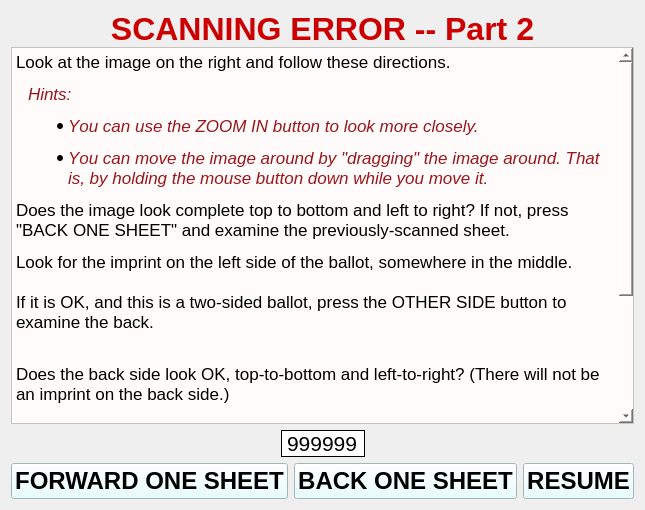
<?xml version="1.0" encoding="UTF-8"?>
<ui version="4.0">
 <class>Form</class>
 <widget class="QWidget" name="Form">
  <property name="geometry">
   <rect>
    <x>0</x>
    <y>0</y>
    <width>624</width>
    <height>510</height>
   </rect>
  </property>
  <property name="windowTitle">
   <string>Form</string>
  </property>
  <property name="styleSheet">
   <string notr="true"/>
  </property>
  <layout class="QVBoxLayout" name="verticalLayout">
   <item>
    <widget class="QLabel" name="label">
     <property name="minimumSize">
      <size>
       <width>0</width>
       <height>10</height>
      </size>
     </property>
     <property name="maximumSize">
      <size>
       <width>16777215</width>
       <height>30</height>
      </size>
     </property>
     <property name="text">
      <string>&lt;html&gt;&lt;head/&gt;&lt;body&gt;&lt;p&gt;&lt;span style=&quot; font-size:24pt; font-weight:600; color:#cc0000;&quot;&gt;SCANNING ERROR -- Part 2&lt;/span&gt;&lt;/p&gt;&lt;/body&gt;&lt;/html&gt;</string>
     </property>
     <property name="textFormat">
      <enum>Qt::RichText</enum>
     </property>
     <property name="alignment">
      <set>Qt::AlignCenter</set>
     </property>
    </widget>
   </item>
   <item>
    <widget class="QTextBrowser" name="textBrowser">
     <property name="styleSheet">
      <string notr="true">background-color: rgb(255, 251, 251);</string>
     </property>
     <property name="sizeAdjustPolicy">
      <enum>QAbstractScrollArea::AdjustToContentsOnFirstShow</enum>
     </property>
     <property name="html">
      <string>&lt;!DOCTYPE HTML PUBLIC &quot;-//W3C//DTD HTML 4.0//EN&quot; &quot;http://www.w3.org/TR/REC-html40/strict.dtd&quot;&gt;
&lt;html&gt;&lt;head&gt;&lt;meta name=&quot;qrichtext&quot; content=&quot;1&quot; /&gt;&lt;style type=&quot;text/css&quot;&gt;
p, li { white-space: pre-wrap; }
&lt;/style&gt;&lt;/head&gt;&lt;body style=&quot; font-family:'.SF NS Text'; font-size:13pt; font-weight:400; font-style:normal;&quot;&gt;
&lt;p style=&quot; margin-top:0px; margin-bottom:0px; margin-left:0px; margin-right:0px; -qt-block-indent:0; text-indent:0px;&quot;&gt;&lt;a name=&quot;regular&quot;&gt;&lt;/a&gt;&lt;span style=&quot; font-weight:496;&quot;&gt;L&lt;/span&gt;&lt;span style=&quot; font-weight:496;&quot;&gt;ook at the image on the right and follow these directions.    &lt;/span&gt;&lt;/p&gt;
&lt;p style=&quot; margin-top:12px; margin-bottom:12px; margin-left:12px; margin-right:0px; -qt-block-indent:0; text-indent:0px;&quot;&gt;&lt;a name=&quot;hint&quot;&gt;&lt;/a&gt;&lt;span style=&quot; font-weight:496; font-style:italic; color:#98171c;&quot;&gt;H&lt;/span&gt;&lt;span style=&quot; font-weight:496; font-style:italic; color:#98171c;&quot;&gt;ints:&lt;/span&gt;&lt;span style=&quot; font-weight:496;&quot;&gt;    &lt;/span&gt;&lt;/p&gt;
&lt;ul style=&quot;margin-top: 0px; margin-bottom: 0px; margin-left: 0px; margin-right: 0px; -qt-list-indent: 1;&quot;&gt;&lt;li style=&quot; font-weight:496; font-style:italic; color:#98171c;&quot; style=&quot; margin-top:12px; margin-bottom:12px; margin-left:12px; margin-right:0px; -qt-block-indent:0; text-indent:0px;&quot;&gt;&lt;a name=&quot;hint&quot;&gt;&lt;/a&gt;You can use the ZOOM IN button to look more closely.&lt;span style=&quot; font-style:normal;&quot;&gt;        &lt;/span&gt;&lt;/li&gt;
&lt;li style=&quot; font-weight:496; font-style:italic; color:#98171c;&quot; style=&quot; margin-top:12px; margin-bottom:12px; margin-left:12px; margin-right:0px; -qt-block-indent:0; text-indent:0px;&quot;&gt;&lt;a name=&quot;hint&quot;&gt;&lt;/a&gt;You can move the image around by &amp;quot;dragging&amp;quot; the image around. That is, by holding the mouse button down while you move it. &lt;span style=&quot; font-style:normal;&quot;&gt;          &lt;/span&gt;&lt;/li&gt;&lt;/ul&gt;
&lt;p style=&quot; margin-top:12px; margin-bottom:12px; margin-left:0px; margin-right:0px; -qt-block-indent:0; text-indent:0px;&quot;&gt;&lt;a name=&quot;regular&quot;&gt;&lt;/a&gt;&lt;span style=&quot; font-weight:496;&quot;&gt;D&lt;/span&gt;&lt;span style=&quot; font-weight:496;&quot;&gt;oes the image look complete top to bottom and left to right? If not, press &amp;quot;BACK ONE SHEET&amp;quot; and examine the previously-scanned sheet.&lt;/span&gt;&lt;/p&gt;
&lt;p style=&quot; margin-top:12px; margin-bottom:12px; margin-left:0px; margin-right:0px; -qt-block-indent:0; text-indent:0px;&quot;&gt;&lt;a name=&quot;regular&quot;&gt;&lt;/a&gt;&lt;span style=&quot; font-weight:496;&quot;&gt;L&lt;/span&gt;&lt;span style=&quot; font-weight:496;&quot;&gt;ook for the imprint on the left side of the ballot, somewhere in the middle. &lt;br /&gt;&lt;br /&gt;If it is OK, and this is a two-sided ballot, press the OTHER SIDE button to examine the back.&lt;br /&gt;&lt;/span&gt;&lt;/p&gt;
&lt;p style=&quot; margin-top:12px; margin-bottom:12px; margin-left:0px; margin-right:0px; -qt-block-indent:0; text-indent:0px;&quot;&gt;&lt;span style=&quot; font-weight:496;&quot;&gt;Does the back side look OK, top-to-bottom and left-to-right? (There will not be an imprint on the back side.)&lt;/span&gt;&lt;/p&gt;
&lt;p style=&quot; margin-top:12px; margin-bottom:12px; margin-left:0px; margin-right:0px; -qt-block-indent:0; text-indent:0px;&quot;&gt;&lt;span style=&quot; font-weight:496;&quot;&gt;&lt;br /&gt;If it looks OK, press the RESUME button to continue scanning. If not, press &amp;quot;BACK ONE SHEET&amp;quot; and examine the previously-scanned sheet.&lt;/span&gt;&lt;/p&gt;
&lt;p style=&quot;-qt-paragraph-type:empty; margin-top:12px; margin-bottom:12px; margin-left:0px; margin-right:0px; -qt-block-indent:0; text-indent:0px; font-weight:496;&quot;&gt;&lt;br /&gt;&lt;/p&gt;
&lt;p style=&quot; margin-top:12px; margin-bottom:12px; margin-left:0px; margin-right:0px; -qt-block-indent:0; text-indent:0px;&quot;&gt;&lt;span style=&quot; font-weight:496;&quot;&gt;&lt;br /&gt;&lt;br /&gt;&lt;/span&gt;&lt;a name=&quot;regular&quot;&gt;&lt;/a&gt;&lt;span style=&quot; font-weight:496;&quot;&gt;&lt;br /&gt;&lt;/span&gt;&lt;/p&gt;&lt;/body&gt;&lt;/html&gt;</string>
     </property>
    </widget>
   </item>
   <item>
    <layout class="QHBoxLayout" name="horizontalLayout">
     <item>
      <spacer name="horizontalSpacer_6">
       <property name="orientation">
        <enum>Qt::Horizontal</enum>
       </property>
       <property name="sizeHint" stdset="0">
        <size>
         <width>40</width>
         <height>20</height>
        </size>
       </property>
      </spacer>
     </item>
     <item>
      <widget class="QLabel" name="img_numLBL">
       <property name="font">
        <font>
         <pointsize>16</pointsize>
        </font>
       </property>
       <property name="styleSheet">
        <string notr="true">background-color: rgb(255, 255, 255);</string>
       </property>
       <property name="frameShape">
        <enum>QFrame::Box</enum>
       </property>
       <property name="text">
        <string>999999</string>
       </property>
      </widget>
     </item>
     <item>
      <spacer name="horizontalSpacer_5">
       <property name="orientation">
        <enum>Qt::Horizontal</enum>
       </property>
       <property name="sizeHint" stdset="0">
        <size>
         <width>40</width>
         <height>20</height>
        </size>
       </property>
      </spacer>
     </item>
    </layout>
   </item>
   <item>
    <layout class="QHBoxLayout" name="horizontalLayout_2">
     <item>
      <spacer name="horizontalSpacer_3">
       <property name="orientation">
        <enum>Qt::Horizontal</enum>
       </property>
       <property name="sizeHint" stdset="0">
        <size>
         <width>40</width>
         <height>20</height>
        </size>
       </property>
      </spacer>
     </item>
     <item>
      <spacer name="horizontalSpacer">
       <property name="orientation">
        <enum>Qt::Horizontal</enum>
       </property>
       <property name="sizeHint" stdset="0">
        <size>
         <width>40</width>
         <height>20</height>
        </size>
       </property>
      </spacer>
     </item>
     <item>
      <widget class="QPushButton" name="forward1PB">
       <property name="font">
        <font>
         <pointsize>18</pointsize>
         <weight>75</weight>
         <bold>true</bold>
        </font>
       </property>
       <property name="styleSheet">
        <string notr="true">background-color: rgb(226, 255, 255);</string>
       </property>
       <property name="text">
        <string>FORWARD ONE SHEET</string>
       </property>
      </widget>
     </item>
     <item>
      <spacer name="horizontalSpacer_7">
       <property name="orientation">
        <enum>Qt::Horizontal</enum>
       </property>
       <property name="sizeHint" stdset="0">
        <size>
         <width>40</width>
         <height>20</height>
        </size>
       </property>
      </spacer>
     </item>
     <item>
      <widget class="QPushButton" name="back1PB">
       <property name="font">
        <font>
         <pointsize>18</pointsize>
         <weight>75</weight>
         <bold>true</bold>
        </font>
       </property>
       <property name="styleSheet">
        <string notr="true">background-color: rgb(226, 255, 255);</string>
       </property>
       <property name="text">
        <string>BACK ONE SHEET</string>
       </property>
      </widget>
     </item>
     <item>
      <spacer name="horizontalSpacer_2">
       <property name="orientation">
        <enum>Qt::Horizontal</enum>
       </property>
       <property name="sizeHint" stdset="0">
        <size>
         <width>40</width>
         <height>20</height>
        </size>
       </property>
      </spacer>
     </item>
     <item>
      <widget class="QPushButton" name="resumePB">
       <property name="font">
        <font>
         <pointsize>18</pointsize>
         <weight>75</weight>
         <bold>true</bold>
        </font>
       </property>
       <property name="styleSheet">
        <string notr="true">background-color: rgb(226, 255, 255);</string>
       </property>
       <property name="text">
        <string>RESUME</string>
       </property>
      </widget>
     </item>
     <item>
      <spacer name="horizontalSpacer_4">
       <property name="orientation">
        <enum>Qt::Horizontal</enum>
       </property>
       <property name="sizeHint" stdset="0">
        <size>
         <width>40</width>
         <height>20</height>
        </size>
       </property>
      </spacer>
     </item>
    </layout>
   </item>
  </layout>
 </widget>
 <resources/>
 <connections/>
</ui>
